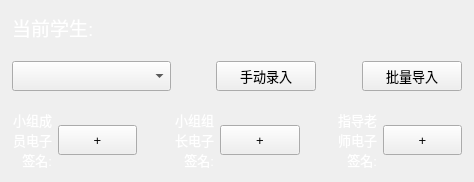
           <widget class="QFrame" name="frame">
            <property name="sizePolicy">
             <sizepolicy hsizetype="Preferred" vsizetype="Preferred">
              <horstretch>0</horstretch>
              <verstretch>1</verstretch>
             </sizepolicy>
            </property>
            <property name="minimumSize">
             <size>
              <width>1</width>
              <height>0</height>
             </size>
            </property>
            <property name="styleSheet">
             <string notr="true"/>
            </property>
            <property name="frameShape">
             <enum>QFrame::NoFrame</enum>
            </property>
            <property name="frameShadow">
             <enum>QFrame::Plain</enum>
            </property>
            <property name="lineWidth">
             <number>0</number>
            </property>
            <layout class="QGridLayout" name="gridLayout">
             <property name="leftMargin">
              <number>0</number>
             </property>
             <property name="topMargin">
              <number>0</number>
             </property>
             <property name="rightMargin">
              <number>0</number>
             </property>
             <property name="bottomMargin">
              <number>0</number>
             </property>
             <item row="0" column="0">
              <layout class="QHBoxLayout" name="horizontalLayout_5">
               <property name="leftMargin">
                <number>12</number>
               </property>
               <property name="topMargin">
                <number>12</number>
               </property>
               <property name="rightMargin">
                <number>12</number>
               </property>
               <property name="bottomMargin">
                <number>12</number>
               </property>
               <item>
                <layout class="QVBoxLayout" name="verticalLayout">
                 <property name="sizeConstraint">
                  <enum>QLayout::SetMaximumSize</enum>
                 </property>
                 <item>
                  <widget class="QLabel" name="current_stu_label">
                   <property name="minimumSize">
                    <size>
                     <width>0</width>
                     <height>30</height>
                    </size>
                   </property>
                   <property name="font">
                    <font>
                     <pointsize>14</pointsize>
                     <weight>50</weight>
                     <italic>false</italic>
                     <bold>false</bold>
                     <kerning>true</kerning>
                    </font>
                   </property>
                   <property name="styleSheet">
                    <string notr="true">background-color: rgba(255, 255, 255, 0);
color: rgb(255, 255, 255);</string>
                   </property>
                   <property name="text">
                    <string>当前学生:</string>
                   </property>
                   <property name="buddy">
                    <cstring>choice_stu</cstring>
                   </property>
                  </widget>
                 </item>
                 <item>
                  <spacer name="verticalSpacer_3">
                   <property name="orientation">
                    <enum>Qt::Vertical</enum>
                   </property>
                   <property name="sizeType">
                    <enum>QSizePolicy::Preferred</enum>
                   </property>
                   <property name="sizeHint" stdset="0">
                    <size>
                     <width>13</width>
                     <height>13</height>
                    </size>
                   </property>
                  </spacer>
                 </item>
                 <item>
                  <layout class="QHBoxLayout" name="stu_info" stretch="4,1,4,1,4">
                   <item>
                    <widget class="QComboBox" name="choice_stu">
                     <property name="sizePolicy">
                      <sizepolicy hsizetype="Preferred" vsizetype="Fixed">
                       <horstretch>0</horstretch>
                       <verstretch>0</verstretch>
                      </sizepolicy>
                     </property>
                     <property name="minimumSize">
                      <size>
                       <width>0</width>
                       <height>30</height>
                      </size>
                     </property>
                     <property name="font">
                      <font>
                       <pointsize>10</pointsize>
                       <weight>50</weight>
                       <italic>false</italic>
                       <bold>false</bold>
                      </font>
                     </property>
                    </widget>
                   </item>
                   <item>
                    <spacer name="horizontalSpacer">
                     <property name="sizePolicy">
                      <sizepolicy hsizetype="Expanding" vsizetype="Minimum">
                       <horstretch>0</horstretch>
                       <verstretch>0</verstretch>
                      </sizepolicy>
                     </property>
                     <property name="orientation">
                      <enum>Qt::Horizontal</enum>
                     </property>
                     <property name="sizeType">
                      <enum>QSizePolicy::Expanding</enum>
                     </property>
                     <property name="sizeHint" stdset="0">
                      <size>
                       <width>30</width>
                       <height>20</height>
                      </size>
                     </property>
                    </spacer>
                   </item>
                   <item>
                    <widget class="QPushButton" name="add_stu_btn">
                     <property name="sizePolicy">
                      <sizepolicy hsizetype="MinimumExpanding" vsizetype="Fixed">
                       <horstretch>0</horstretch>
                       <verstretch>0</verstretch>
                      </sizepolicy>
                     </property>
                     <property name="minimumSize">
                      <size>
                       <width>75</width>
                       <height>30</height>
                      </size>
                     </property>
                     <property name="maximumSize">
                      <size>
                       <width>100</width>
                       <height>16777215</height>
                      </size>
                     </property>
                     <property name="font">
                      <font>
                       <pointsize>10</pointsize>
                       <weight>50</weight>
                       <italic>false</italic>
                       <bold>false</bold>
                      </font>
                     </property>
                     <property name="text">
                      <string>手动录入</string>
                     </property>
                    </widget>
                   </item>
                   <item>
                    <spacer name="horizontalSpacer_2">
                     <property name="sizePolicy">
                      <sizepolicy hsizetype="Expanding" vsizetype="Minimum">
                       <horstretch>0</horstretch>
                       <verstretch>0</verstretch>
                      </sizepolicy>
                     </property>
                     <property name="orientation">
                      <enum>Qt::Horizontal</enum>
                     </property>
                     <property name="sizeType">
                      <enum>QSizePolicy::Expanding</enum>
                     </property>
                     <property name="sizeHint" stdset="0">
                      <size>
                       <width>30</width>
                       <height>20</height>
                      </size>
                     </property>
                    </spacer>
                   </item>
                   <item>
                    <widget class="QPushButton" name="login_btn">
                     <property name="sizePolicy">
                      <sizepolicy hsizetype="MinimumExpanding" vsizetype="Fixed">
                       <horstretch>0</horstretch>
                       <verstretch>0</verstretch>
                      </sizepolicy>
                     </property>
                     <property name="minimumSize">
                      <size>
                       <width>75</width>
                       <height>30</height>
                      </size>
                     </property>
                     <property name="maximumSize">
                      <size>
                       <width>100</width>
                       <height>30</height>
                      </size>
                     </property>
                     <property name="font">
                      <font>
                       <pointsize>10</pointsize>
                       <weight>50</weight>
                       <italic>false</italic>
                       <bold>false</bold>
                      </font>
                     </property>
                     <property name="text">
                      <string>批量导入</string>
                     </property>
                    </widget>
                   </item>
                  </layout>
                 </item>
                 <item>
                  <spacer name="verticalSpacer_2">
                   <property name="orientation">
                    <enum>Qt::Vertical</enum>
                   </property>
                   <property name="sizeType">
                    <enum>QSizePolicy::Preferred</enum>
                   </property>
                   <property name="sizeHint" stdset="0">
                    <size>
                     <width>13</width>
                     <height>13</height>
                    </size>
                   </property>
                  </spacer>
                 </item>
                 <item>
                  <layout class="QHBoxLayout" name="horizontalLayout_4" stretch="4,1,4,1,4">
                   <item>
                    <layout class="QHBoxLayout" name="horizontalLayout">
                     <property name="spacing">
                      <number>6</number>
                     </property>
                     <item>
                      <widget class="QLabel" name="xzcy_sig">
                       <property name="sizePolicy">
                        <sizepolicy hsizetype="MinimumExpanding" vsizetype="MinimumExpanding">
                         <horstretch>0</horstretch>
                         <verstretch>0</verstretch>
                        </sizepolicy>
                       </property>
                       <property name="minimumSize">
                        <size>
                         <width>40</width>
                         <height>30</height>
                        </size>
                       </property>
                       <property name="font">
                        <font>
                         <pointsize>10</pointsize>
                         <weight>50</weight>
                         <italic>false</italic>
                         <bold>false</bold>
                         <kerning>true</kerning>
                        </font>
                       </property>
                       <property name="accessibleDescription">
                        <string/>
                       </property>
                       <property name="layoutDirection">
                        <enum>Qt::RightToLeft</enum>
                       </property>
                       <property name="styleSheet">
                        <string notr="true">background-color: rgba(255, 255, 255, 0);
color: rgb(255, 255, 255);</string>
                       </property>
                       <property name="text">
                        <string>小组成员电子签名:</string>
                       </property>
                       <property name="alignment">
                        <set>Qt::AlignRight|Qt::AlignTrailing|Qt::AlignVCenter</set>
                       </property>
                       <property name="wordWrap">
                        <bool>true</bool>
                       </property>
                       <property name="buddy">
                        <cstring>zdls_add</cstring>
                       </property>
                      </widget>
                     </item>
                     <item>
                      <widget class="QPushButton" name="xzcy_add">
                       <property name="sizePolicy">
                        <sizepolicy hsizetype="Minimum" vsizetype="Fixed">
                         <horstretch>0</horstretch>
                         <verstretch>0</verstretch>
                        </sizepolicy>
                       </property>
                       <property name="minimumSize">
                        <size>
                         <width>75</width>
                         <height>30</height>
                        </size>
                       </property>
                       <property name="maximumSize">
                        <size>
                         <width>16777215</width>
                         <height>30</height>
                        </size>
                       </property>
                       <property name="font">
                        <font>
                         <pointsize>10</pointsize>
                         <weight>50</weight>
                         <italic>false</italic>
                         <bold>false</bold>
                        </font>
                       </property>
                       <property name="text">
                        <string>+</string>
                       </property>
                      </widget>
                     </item>
                    </layout>
                   </item>
                   <item>
                    <spacer name="horizontalSpacer_4">
                     <property name="orientation">
                      <enum>Qt::Horizontal</enum>
                     </property>
                     <property name="sizeType">
                      <enum>QSizePolicy::Preferred</enum>
                     </property>
                     <property name="sizeHint" stdset="0">
                      <size>
                       <width>30</width>
                       <height>20</height>
                      </size>
                     </property>
                    </spacer>
                   </item>
                   <item>
                    <layout class="QHBoxLayout" name="horizontalLayout_2">
                     <item>
                      <widget class="QLabel" name="xzzz_sig">
                       <property name="sizePolicy">
                        <sizepolicy hsizetype="MinimumExpanding" vsizetype="MinimumExpanding">
                         <horstretch>0</horstretch>
                         <verstretch>0</verstretch>
                        </sizepolicy>
                       </property>
                       <property name="minimumSize">
                        <size>
                         <width>40</width>
                         <height>30</height>
                        </size>
                       </property>
                       <property name="font">
                        <font>
                         <pointsize>10</pointsize>
                         <weight>50</weight>
                         <italic>false</italic>
                         <bold>false</bold>
                         <kerning>true</kerning>
                        </font>
                       </property>
                       <property name="accessibleDescription">
                        <string/>
                       </property>
                       <property name="layoutDirection">
                        <enum>Qt::RightToLeft</enum>
                       </property>
                       <property name="styleSheet">
                        <string notr="true">background-color: rgba(255, 255, 255, 0);
color: rgb(255, 255, 255);</string>
                       </property>
                       <property name="text">
                        <string>小组组长电子签名:</string>
                       </property>
                       <property name="alignment">
                        <set>Qt::AlignRight|Qt::AlignTrailing|Qt::AlignVCenter</set>
                       </property>
                       <property name="wordWrap">
                        <bool>true</bool>
                       </property>
                       <property name="buddy">
                        <cstring>zdls_add</cstring>
                       </property>
                      </widget>
                     </item>
                     <item>
                      <widget class="QPushButton" name="xzzz_add">
                       <property name="sizePolicy">
                        <sizepolicy hsizetype="Minimum" vsizetype="Fixed">
                         <horstretch>0</horstretch>
                         <verstretch>0</verstretch>
                        </sizepolicy>
                       </property>
                       <property name="minimumSize">
                        <size>
                         <width>75</width>
                         <height>30</height>
                        </size>
                       </property>
                       <property name="maximumSize">
                        <size>
                         <width>16777215</width>
                         <height>30</height>
                        </size>
                       </property>
                       <property name="font">
                        <font>
                         <pointsize>10</pointsize>
                         <weight>50</weight>
                         <italic>false</italic>
                         <bold>false</bold>
                        </font>
                       </property>
                       <property name="text">
                        <string>+</string>
                       </property>
                      </widget>
                     </item>
                    </layout>
                   </item>
                   <item>
                    <spacer name="horizontalSpacer_3">
                     <property name="orientation">
                      <enum>Qt::Horizontal</enum>
                     </property>
                     <property name="sizeType">
                      <enum>QSizePolicy::Preferred</enum>
                     </property>
                     <property name="sizeHint" stdset="0">
                      <size>
                       <width>30</width>
                       <height>20</height>
                      </size>
                     </property>
                    </spacer>
                   </item>
                   <item>
                    <layout class="QHBoxLayout" name="horizontalLayout_3">
                     <item>
                      <widget class="QLabel" name="zdls_sig">
                       <property name="sizePolicy">
                        <sizepolicy hsizetype="MinimumExpanding" vsizetype="MinimumExpanding">
                         <horstretch>0</horstretch>
                         <verstretch>0</verstretch>
                        </sizepolicy>
                       </property>
                       <property name="minimumSize">
                        <size>
                         <width>40</width>
                         <height>30</height>
                        </size>
                       </property>
                       <property name="font">
                        <font>
                         <pointsize>10</pointsize>
                         <weight>50</weight>
                         <italic>false</italic>
                         <bold>false</bold>
                         <kerning>true</kerning>
                        </font>
                       </property>
                       <property name="accessibleDescription">
                        <string/>
                       </property>
                       <property name="layoutDirection">
                        <enum>Qt::RightToLeft</enum>
                       </property>
                       <property name="styleSheet">
                        <string notr="true">background-color: rgba(255, 255, 255, 0);
color: rgb(255, 255, 255);</string>
                       </property>
                       <property name="text">
                        <string>指导老师电子签名:</string>
                       </property>
                       <property name="alignment">
                        <set>Qt::AlignRight|Qt::AlignTrailing|Qt::AlignVCenter</set>
                       </property>
                       <property name="wordWrap">
                        <bool>true</bool>
                       </property>
                      </widget>
                     </item>
                     <item>
                      <widget class="QPushButton" name="zdls_add">
                       <property name="sizePolicy">
                        <sizepolicy hsizetype="Minimum" vsizetype="Fixed">
                         <horstretch>0</horstretch>
                         <verstretch>0</verstretch>
                        </sizepolicy>
                       </property>
                       <property name="minimumSize">
                        <size>
                         <width>75</width>
                         <height>30</height>
                        </size>
                       </property>
                       <property name="maximumSize">
                        <size>
                         <width>16777215</width>
                         <height>30</height>
                        </size>
                       </property>
                       <property name="font">
                        <font>
                         <pointsize>10</pointsize>
                         <weight>50</weight>
                         <italic>false</italic>
                         <bold>false</bold>
                        </font>
                       </property>
                       <property name="text">
                        <string>+</string>
                       </property>
                      </widget>
                     </item>
                    </layout>
                   </item>
                  </layout>
                 </item>
                </layout>
               </item>
              </layout>
             </item>
            </layout>
           </widget>
